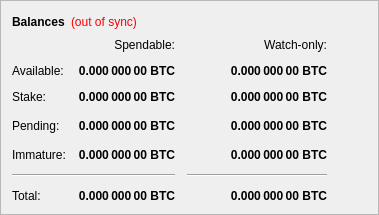
        <widget class="QFrame" name="frame">
         <property name="frameShape">
          <enum>QFrame::StyledPanel</enum>
         </property>
         <property name="frameShadow">
          <enum>QFrame::Raised</enum>
         </property>
         <layout class="QVBoxLayout" name="verticalLayout_4">
          <item>
           <layout class="QHBoxLayout" name="horizontalLayout_4">
            <item>
             <widget class="QLabel" name="label_5">
              <property name="font">
               <font>
                <weight>75</weight>
                <bold>true</bold>
               </font>
              </property>
              <property name="text">
               <string>Balances</string>
              </property>
             </widget>
            </item>
            <item>
             <widget class="QLabel" name="labelWalletStatus">
              <property name="cursor">
               <cursorShape>WhatsThisCursor</cursorShape>
              </property>
              <property name="toolTip">
               <string>The displayed information may be out of date. Your wallet automatically synchronizes with the Andcoin network after a connection is established, but this process has not completed yet.</string>
              </property>
              <property name="styleSheet">
               <string notr="true">QLabel { color: red; }</string>
              </property>
              <property name="text">
               <string notr="true">(out of sync)</string>
              </property>
              <property name="alignment">
               <set>Qt::AlignLeading|Qt::AlignLeft|Qt::AlignVCenter</set>
              </property>
             </widget>
            </item>
            <item>
             <spacer name="horizontalSpacer_3">
              <property name="orientation">
               <enum>Qt::Horizontal</enum>
              </property>
              <property name="sizeHint" stdset="0">
               <size>
                <width>40</width>
                <height>20</height>
               </size>
              </property>
             </spacer>
            </item>
           </layout>
          </item>
          <item>
           <layout class="QGridLayout" name="gridLayout">
            <property name="spacing">
             <number>12</number>
            </property>
            <item row="4" column="2">
             <widget class="QLabel" name="labelWatchPending">
              <property name="font">
               <font>
                <weight>75</weight>
                <bold>true</bold>
               </font>
              </property>
              <property name="cursor">
               <cursorShape>IBeamCursor</cursorShape>
              </property>
              <property name="toolTip">
               <string>Unconfirmed transactions to watch-only addresses</string>
              </property>
              <property name="text">
               <string notr="true">0.000 000 00 BTC</string>
              </property>
              <property name="alignment">
               <set>Qt::AlignRight|Qt::AlignTrailing|Qt::AlignVCenter</set>
              </property>
              <property name="textInteractionFlags">
               <set>Qt::LinksAccessibleByMouse|Qt::TextSelectableByKeyboard|Qt::TextSelectableByMouse</set>
              </property>
             </widget>
            </item>
            <item row="4" column="1">
             <widget class="QLabel" name="labelUnconfirmed">
              <property name="font">
               <font>
                <weight>75</weight>
                <bold>true</bold>
               </font>
              </property>
              <property name="cursor">
               <cursorShape>IBeamCursor</cursorShape>
              </property>
              <property name="toolTip">
               <string>Total of transactions that have yet to be confirmed, and do not yet count toward the spendable balance</string>
              </property>
              <property name="text">
               <string notr="true">0.000 000 00 BTC</string>
              </property>
              <property name="alignment">
               <set>Qt::AlignRight|Qt::AlignTrailing|Qt::AlignVCenter</set>
              </property>
              <property name="textInteractionFlags">
               <set>Qt::LinksAccessibleByMouse|Qt::TextSelectableByKeyboard|Qt::TextSelectableByMouse</set>
              </property>
             </widget>
            </item>
            <item row="5" column="2">
             <widget class="QLabel" name="labelWatchImmature">
              <property name="font">
               <font>
                <weight>75</weight>
                <bold>true</bold>
               </font>
              </property>
              <property name="cursor">
               <cursorShape>IBeamCursor</cursorShape>
              </property>
              <property name="toolTip">
               <string>Mined balance in watch-only addresses that has not yet matured</string>
              </property>
              <property name="text">
               <string notr="true">0.000 000 00 BTC</string>
              </property>
              <property name="alignment">
               <set>Qt::AlignRight|Qt::AlignTrailing|Qt::AlignVCenter</set>
              </property>
              <property name="textInteractionFlags">
               <set>Qt::LinksAccessibleByMouse|Qt::TextSelectableByKeyboard|Qt::TextSelectableByMouse</set>
              </property>
             </widget>
            </item>
            <item row="6" column="0" colspan="2">
             <widget class="Line" name="lineSpendableBalance">
              <property name="orientation">
               <enum>Qt::Horizontal</enum>
              </property>
             </widget>
            </item>
            <item row="6" column="2">
             <widget class="Line" name="lineWatchBalance">
              <property name="sizePolicy">
               <sizepolicy hsizetype="Preferred" vsizetype="Fixed">
                <horstretch>0</horstretch>
                <verstretch>0</verstretch>
               </sizepolicy>
              </property>
              <property name="minimumSize">
               <size>
                <width>140</width>
                <height>0</height>
               </size>
              </property>
              <property name="orientation">
               <enum>Qt::Horizontal</enum>
              </property>
             </widget>
            </item>
            <item row="8" column="0">
             <widget class="QLabel" name="labelTotalText">
              <property name="text">
               <string>Total:</string>
              </property>
             </widget>
            </item>
            <item row="5" column="1">
             <widget class="QLabel" name="labelImmature">
              <property name="font">
               <font>
                <weight>75</weight>
                <bold>true</bold>
               </font>
              </property>
              <property name="cursor">
               <cursorShape>IBeamCursor</cursorShape>
              </property>
              <property name="toolTip">
               <string>Mined balance that has not yet matured</string>
              </property>
              <property name="text">
               <string notr="true">0.000 000 00 BTC</string>
              </property>
              <property name="alignment">
               <set>Qt::AlignRight|Qt::AlignTrailing|Qt::AlignVCenter</set>
              </property>
              <property name="textInteractionFlags">
               <set>Qt::LinksAccessibleByMouse|Qt::TextSelectableByKeyboard|Qt::TextSelectableByMouse</set>
              </property>
             </widget>
            </item>
            <item row="4" column="3">
             <spacer name="horizontalSpacer_2">
              <property name="orientation">
               <enum>Qt::Horizontal</enum>
              </property>
              <property name="sizeHint" stdset="0">
               <size>
                <width>40</width>
                <height>20</height>
               </size>
              </property>
             </spacer>
            </item>
            <item row="5" column="0">
             <widget class="QLabel" name="labelImmatureText">
              <property name="text">
               <string>Immature:</string>
              </property>
             </widget>
            </item>
            <item row="8" column="1">
             <widget class="QLabel" name="labelTotal">
              <property name="font">
               <font>
                <weight>75</weight>
                <bold>true</bold>
               </font>
              </property>
              <property name="cursor">
               <cursorShape>IBeamCursor</cursorShape>
              </property>
              <property name="toolTip">
               <string>Your current total balance</string>
              </property>
              <property name="text">
               <string notr="true">0.000 000 00 BTC</string>
              </property>
              <property name="alignment">
               <set>Qt::AlignRight|Qt::AlignTrailing|Qt::AlignVCenter</set>
              </property>
              <property name="textInteractionFlags">
               <set>Qt::LinksAccessibleByMouse|Qt::TextSelectableByKeyboard|Qt::TextSelectableByMouse</set>
              </property>
             </widget>
            </item>
            <item row="8" column="2">
             <widget class="QLabel" name="labelWatchTotal">
              <property name="font">
               <font>
                <weight>75</weight>
                <bold>true</bold>
               </font>
              </property>
              <property name="cursor">
               <cursorShape>IBeamCursor</cursorShape>
              </property>
              <property name="toolTip">
               <string>Current total balance in watch-only addresses</string>
              </property>
              <property name="text">
               <string notr="true">0.000 000 00 BTC</string>
              </property>
              <property name="alignment">
               <set>Qt::AlignRight|Qt::AlignTrailing|Qt::AlignVCenter</set>
              </property>
              <property name="textInteractionFlags">
               <set>Qt::LinksAccessibleByMouse|Qt::TextSelectableByKeyboard|Qt::TextSelectableByMouse</set>
              </property>
             </widget>
            </item>
            <item row="1" column="0">
             <widget class="QLabel" name="labelBalanceText">
              <property name="text">
               <string>Available:</string>
              </property>
             </widget>
            </item>
            <item row="1" column="1">
             <widget class="QLabel" name="labelBalance">
              <property name="font">
               <font>
                <weight>75</weight>
                <bold>true</bold>
               </font>
              </property>
              <property name="cursor">
               <cursorShape>IBeamCursor</cursorShape>
              </property>
              <property name="toolTip">
               <string>Your current spendable balance</string>
              </property>
              <property name="text">
               <string notr="true">0.000 000 00 BTC</string>
              </property>
              <property name="alignment">
               <set>Qt::AlignRight|Qt::AlignTrailing|Qt::AlignVCenter</set>
              </property>
              <property name="textInteractionFlags">
               <set>Qt::LinksAccessibleByMouse|Qt::TextSelectableByKeyboard|Qt::TextSelectableByMouse</set>
              </property>
             </widget>
            </item>
            <item row="3" column="0">
             <widget class="QLabel" name="label_10">
              <property name="text">
               <string>Stake:</string>
              </property>
             </widget>
            </item>
            <item row="3" column="1">
             <widget class="QLabel" name="labelStake">
              <property name="font">
               <font>
                <weight>75</weight>
                <bold>true</bold>
               </font>
              </property>
              <property name="cursor">
               <cursorShape>IBeamCursor</cursorShape>
              </property>
              <property name="toolTip">
               <string>Total of coins that was staked, and do not yet count toward the current balance</string>
              </property>
              <property name="text">
               <string notr="true">0.000 000 00 BTC</string>
              </property>
              <property name="alignment">
               <set>Qt::AlignRight|Qt::AlignTrailing|Qt::AlignVCenter</set>
              </property>
              <property name="textInteractionFlags">
               <set>Qt::LinksAccessibleByMouse|Qt::TextSelectableByKeyboard|Qt::TextSelectableByMouse</set>
              </property>
             </widget>
            </item>
            <item row="3" column="2">
             <widget class="QLabel" name="labelWatchStake">
              <property name="font">
               <font>
                <weight>75</weight>
                <bold>true</bold>
               </font>
              </property>
              <property name="cursor">
               <cursorShape>IBeamCursor</cursorShape>
              </property>
              <property name="toolTip">
               <string>Total of coins that was staked in watch-only addresses, and do not yet count toward the current watch-only balance</string>
              </property>
              <property name="text">
               <string notr="true">0.000 000 00 BTC</string>
              </property>
              <property name="alignment">
               <set>Qt::AlignRight|Qt::AlignTrailing|Qt::AlignVCenter</set>
              </property>
              <property name="textInteractionFlags">
               <set>Qt::LinksAccessibleByMouse|Qt::TextSelectableByKeyboard|Qt::TextSelectableByMouse</set>
              </property>
             </widget>
            </item>
            <item row="4" column="0">
             <widget class="QLabel" name="labelPendingText">
              <property name="text">
               <string>Pending:</string>
              </property>
             </widget>
            </item>
            <item row="0" column="2">
             <widget class="QLabel" name="labelWatchonly">
              <property name="text">
               <string>Watch-only:</string>
              </property>
              <property name="alignment">
               <set>Qt::AlignRight|Qt::AlignTrailing|Qt::AlignVCenter</set>
              </property>
             </widget>
            </item>
            <item row="0" column="1">
             <widget class="QLabel" name="labelSpendable">
              <property name="text">
               <string>Spendable:</string>
              </property>
              <property name="alignment">
               <set>Qt::AlignRight|Qt::AlignTrailing|Qt::AlignVCenter</set>
              </property>
             </widget>
            </item>
            <item row="1" column="2">
             <widget class="QLabel" name="labelWatchAvailable">
              <property name="font">
               <font>
                <weight>75</weight>
                <bold>true</bold>
               </font>
              </property>
              <property name="cursor">
               <cursorShape>IBeamCursor</cursorShape>
              </property>
              <property name="toolTip">
               <string>Your current balance in watch-only addresses</string>
              </property>
              <property name="text">
               <string notr="true">0.000 000 00 BTC</string>
              </property>
              <property name="alignment">
               <set>Qt::AlignRight|Qt::AlignTrailing|Qt::AlignVCenter</set>
              </property>
              <property name="textInteractionFlags">
               <set>Qt::LinksAccessibleByMouse|Qt::TextSelectableByKeyboard|Qt::TextSelectableByMouse</set>
              </property>
             </widget>
            </item>
           </layout>
          </item>
         </layout>
        </widget>
